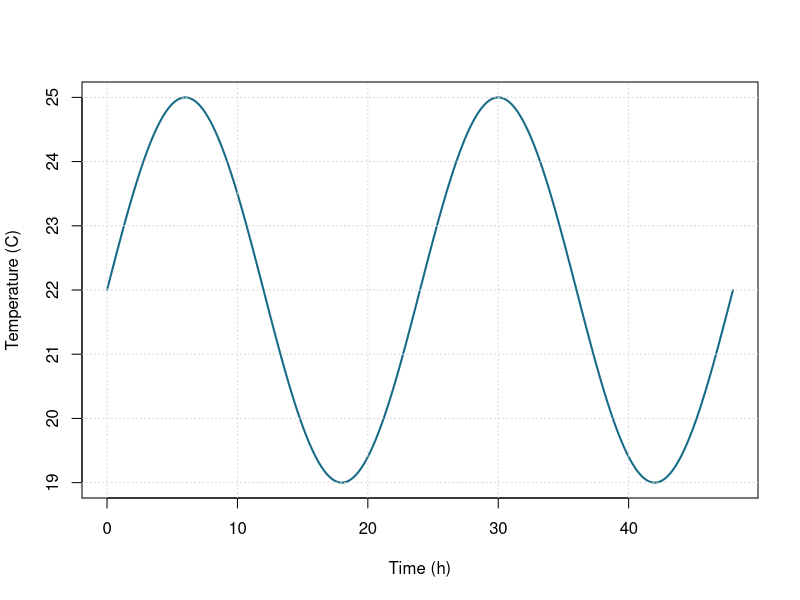

R code for this plot:
# Applied investigation: Daily environmental cycle
# 1. Define the input domain and model
x <- seq(0, 48, length.out = 301)
y <- 22+3*cos(pi*(x-6)/12)

# 2. Inspect numerical predictions
idx <- unique(round(seq(1, length(x), length.out = 5)))
print(data.frame(input = x[idx], output = y[idx]))

# 3. Visualize the model with labeled axes
plot(x, y, type = "l", lwd = 2, col = "#176B87",
     xlab = "Time (h)", ylab = "Temperature (C)")
grid()

# 4. Check the sampled output range
print(range(y))
